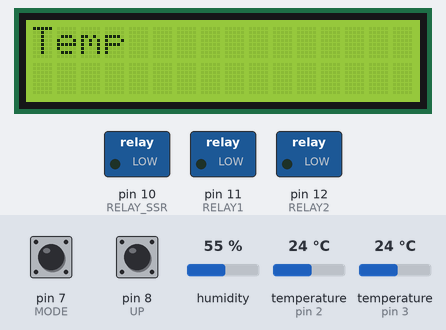
This sketch was run on a simulated Arduino Uno, built with avr-gcc and run on an emulated ATmega328P. Shown: 16×2 character LCD, switched loads named in the sketch (green lamp = pin HIGH). The test bench sets the inputs (shaded band); at power-on: pin 7 (MODE) HIGH, pin 8 (UP) LOW, humidity 55 %, temperature (sensors on pin 2, pin 3) 24 °C.

Above: at 3.3 s.
At 4.4 s:
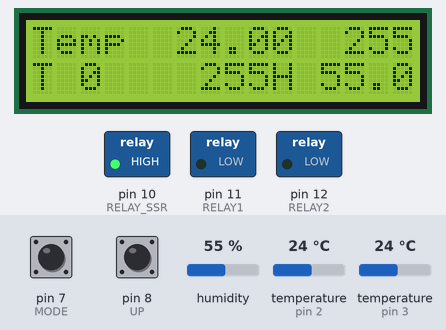
4.5 s: pin 7 (MODE) pulled LOW for 1 s
At 6.6 s:
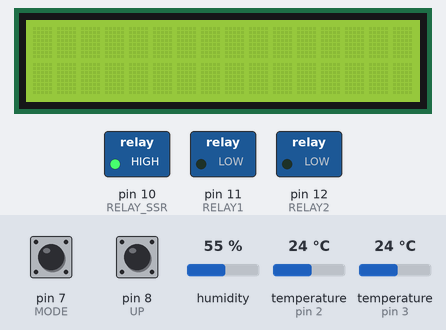
Timing chart, 0 to 8.1 s (numbered marks = the images above; inputs shaded):
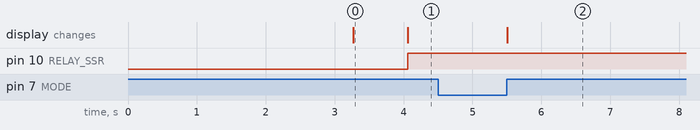

The sketch:

ApTrung_NhietDo_DoAm.ino
```cpp
#include <OneWire.h>
#include <DallasTemperature.h>
#include "DHT.h"
#include <LiquidCrystal.h>
#include <EEPROM.h>


#define DHTPIN 2     // what digital pin we're connected to

#define MODE 7
#define UP 8
#define DOWN 9

#define RELAY1 11  // dao trung
#define RELAY2 12  // quat 1,2
#define RELAY_SSR 10  // nhiet

#define DHTTYPE DHT11
// Chân nối với Arduino
#define ONE_WIRE_BUS 3
//Thiết đặt thư viện onewire
OneWire oneWire(ONE_WIRE_BUS);
//Mình dùng thư viện DallasTemperature để đọc cho nhanh
DallasTemperature sensors(&oneWire);
DHT dht(DHTPIN, DHTTYPE);
LiquidCrystal lcd(13,A0,A1,A2,A3,A4,A5);

uint8_t mode, set_temp;
uint16_t set_time;
unsigned long start_time, time_now, minute;
unsigned long  time_read;
float temp = 0;

void time_to_minute()
{
  float minute_float;
  time_read = millis();
  time_now = time_read - start_time;
  minute_float = time_now/1000/60;
  minute = minute_float;
}

void setup() {
  // put your setup code here, to run once:
  lcd.begin(16, 2);
  lcd.setCursor(0, 0);
  lcd.print("Do An Tot Nghiep");
  pinMode(MODE, INPUT);
  pinMode(UP,   INPUT);
  pinMode(DOWN, INPUT);
  pinMode(RELAY1, OUTPUT);
  pinMode(RELAY2, OUTPUT);
  pinMode(RELAY_SSR, OUTPUT);
  set_temp = EEPROM.read(0);
  set_time =  EEPROM.read(2);
  Serial.begin(9600);
  dht.begin();
  delay(3200);
  start_time = millis();
  lcd .clear ();
}

void scan_button()
{
  if(digitalRead(MODE) == 0)
  {

    while (digitalRead(MODE) == 0) ;
      {
      };

    mode ++;
    if(mode > 5) mode = 0;
  }
  else if(mode==2)  //set time
  {
     if(digitalRead(UP) == 0)
       {
        while (digitalRead(UP) == 0) ;
        {

        };
        set_time++;
        if(set_time>65000)
        {
          set_time = 65000;
        }
       }
     if(digitalRead(DOWN) == 0)
       {
        while (digitalRead(DOWN) == 0) ;
        {

        };
        set_time--;
        if(set_time<1)
        {
          set_time = 0;
        }
       }
  }

  else if(mode==4)  //set temp
  {
      if(digitalRead(UP) == 0)
       {
         while (digitalRead(UP) == 0) ;
         set_temp++;
         if(set_temp>254)
         {
          set_temp = 254;
         }
       }
     if(digitalRead(DOWN) == 0)
       {
         while (digitalRead(DOWN) == 0) ;
         set_temp--;
         if(set_temp<1)
        {
          set_temp = 0;
        }
       }
  }


}

void control_relay()
{
  if(set_time < (minute+1))
  {
    lcd.clear();
    lcd.setCursor(0, 0);
    lcd.print("Dao Trung       ");
    digitalWrite(RELAY1,1);
    delay(5000); // delay 5s dao trung
    start_time = millis();
    minute = 0;
    lcd.clear();
  }
  else
  {
    digitalWrite(RELAY1,0);
  }
  if(set_temp > temp)
  {
    digitalWrite(RELAY_SSR,1);
  }
  else
  {
    digitalWrite(RELAY_SSR,0);
    if(set_temp < temp-5 )
    {
      digitalWrite(RELAY2,1);
    }
    else
    {
     digitalWrite(RELAY2,0);
    }
  }
}

void loop() {
  // put your main code here, to run repeatedly:

  if(mode == 0)
  {
    /////// print temp to lcd
    lcd.setCursor(0, 0);
    lcd.print("Temp");
    sensors.requestTemperatures();
    lcd.setCursor(6, 0);
    temp = sensors.getTempCByIndex(0);
    float h = dht.readHumidity();    //Đọc độ ẩm
    lcd.print(temp);
    lcd.setCursor(13, 0);
    lcd.print(set_temp);
    /// print time to lcd
    lcd.setCursor(0, 1);
    lcd.print("T");
    lcd.setCursor(2, 1);
    lcd.print(minute);
    lcd.setCursor(7, 1);
    lcd.print(set_time);
    lcd.setCursor(10, 1);
    lcd.print("H");
    lcd.setCursor(12, 1);
    lcd.print(h);

  }
  else if(mode == 1)
  {
    lcd.clear();
    mode = 2;
  }
  else if(mode == 2)
  {
    lcd.setCursor(0, 0);
    lcd.print("Thoi Gian");
    lcd.setCursor(0, 1);
    lcd.print("Dao Trung:");
    lcd.setCursor(12, 1);
    lcd.print(set_time);
  }
  else if(mode == 3)
  {
    EEPROM.write(2,set_time);
    lcd.clear();
    mode =4;
  }
  else if(mode == 4)
  {
    lcd.setCursor(0, 0);
    lcd.print("Nhiet Do");
    lcd.setCursor(0, 1);
    lcd.print("Cai Dat:");
    lcd.setCursor(12, 1);
    lcd.print(set_temp);
  }
  else if(mode == 5)
  {
    EEPROM.write(0,set_temp);
    lcd.clear();
    mode = 0;
  }
  control_relay();
  scan_button();
  time_to_minute();
}
```

Measured:
- after the input at 4.5 s, the display: changes after 1.0 s (image 2)
- what the display in image 0 shows lasts 0.8 s, from 3.3 s to 4.1 s
